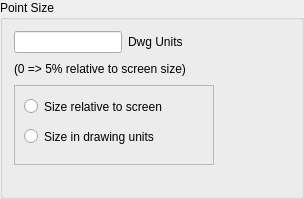
           <widget class="QGroupBox" name="gbPointSize">
            <property name="title">
             <string>Point Size</string>
            </property>
            <property name="alignment">
             <set>Qt::AlignLeading|Qt::AlignLeft|Qt::AlignTop</set>
            </property>
            <layout class="QGridLayout" name="gridLayout_12">
             <item row="1" column="2" colspan="2">
              <spacer name="horizontalSpacer_5">
               <property name="orientation">
                <enum>Qt::Horizontal</enum>
               </property>
               <property name="sizeHint" stdset="0">
                <size>
                 <width>40</width>
                 <height>20</height>
                </size>
               </property>
              </spacer>
             </item>
             <item row="2" column="3" rowspan="2">
              <spacer name="horizontalSpacer_3">
               <property name="orientation">
                <enum>Qt::Horizontal</enum>
               </property>
               <property name="sizeHint" stdset="0">
                <size>
                 <width>64</width>
                 <height>100</height>
                </size>
               </property>
              </spacer>
             </item>
             <item row="0" column="1">
              <widget class="QLabel" name="lPtSzUnits">
               <property name="text">
                <string>Dwg Units</string>
               </property>
               <property name="textFormat">
                <enum>Qt::PlainText</enum>
               </property>
              </widget>
             </item>
             <item row="2" column="0" colspan="2">
              <widget class="QFrame" name="frame">
               <property name="minimumSize">
                <size>
                 <width>200</width>
                 <height>80</height>
                </size>
               </property>
               <property name="maximumSize">
                <size>
                 <width>200</width>
                 <height>16777215</height>
                </size>
               </property>
               <property name="frameShape">
                <enum>QFrame::StyledPanel</enum>
               </property>
               <property name="frameShadow">
                <enum>QFrame::Raised</enum>
               </property>
               <widget class="QRadioButton" name="rbRelSize">
                <property name="geometry">
                 <rect>
                  <x>10</x>
                  <y>10</y>
                  <width>190</width>
                  <height>23</height>
                 </rect>
                </property>
                <property name="text">
                 <string>Size relative to screen</string>
                </property>
               </widget>
               <widget class="QRadioButton" name="rbAbsSize">
                <property name="geometry">
                 <rect>
                  <x>10</x>
                  <y>40</y>
                  <width>190</width>
                  <height>23</height>
                 </rect>
                </property>
                <property name="text">
                 <string>Size in drawing units</string>
                </property>
               </widget>
              </widget>
             </item>
             <item row="3" column="0" colspan="2">
              <spacer name="verticalSpacer_4">
               <property name="orientation">
                <enum>Qt::Vertical</enum>
               </property>
               <property name="sizeHint" stdset="0">
                <size>
                 <width>188</width>
                 <height>0</height>
                </size>
               </property>
              </spacer>
             </item>
             <item row="1" column="0" colspan="2">
              <widget class="QLabel" name="label_11">
               <property name="maximumSize">
                <size>
                 <width>190</width>
                 <height>16777215</height>
                </size>
               </property>
               <property name="text">
                <string>(0 =&gt; 5% relative to screen size)</string>
               </property>
              </widget>
             </item>
             <item row="0" column="2" colspan="2">
              <spacer name="horizontalSpacer_4">
               <property name="orientation">
                <enum>Qt::Horizontal</enum>
               </property>
               <property name="sizeHint" stdset="0">
                <size>
                 <width>40</width>
                 <height>20</height>
                </size>
               </property>
              </spacer>
             </item>
             <item row="0" column="0">
              <widget class="QLineEdit" name="lePointSize">
               <property name="sizePolicy">
                <sizepolicy hsizetype="Fixed" vsizetype="Fixed">
                 <horstretch>0</horstretch>
                 <verstretch>0</verstretch>
                </sizepolicy>
               </property>
               <property name="maximumSize">
                <size>
                 <width>150</width>
                 <height>16777215</height>
                </size>
               </property>
              </widget>
             </item>
            </layout>
           </widget>
